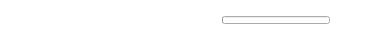
<?xml version="1.0" encoding="UTF-8"?>
<ui version="4.0">
 <class>RunningStatusListItem</class>
 <widget class="QWidget" name="RunningStatusListItem">
  <property name="geometry">
   <rect>
    <x>0</x>
    <y>0</y>
    <width>376</width>
    <height>40</height>
   </rect>
  </property>
  <property name="sizePolicy">
   <sizepolicy hsizetype="Minimum" vsizetype="Minimum">
    <horstretch>0</horstretch>
    <verstretch>0</verstretch>
   </sizepolicy>
  </property>
  <property name="minimumSize">
   <size>
    <width>0</width>
    <height>40</height>
   </size>
  </property>
  <property name="maximumSize">
   <size>
    <width>16777215</width>
    <height>40</height>
   </size>
  </property>
  <layout class="QGridLayout" name="gridLayout">
   <property name="leftMargin">
    <number>0</number>
   </property>
   <property name="topMargin">
    <number>0</number>
   </property>
   <property name="rightMargin">
    <number>0</number>
   </property>
   <property name="bottomMargin">
    <number>0</number>
   </property>
   <property name="spacing">
    <number>0</number>
   </property>
   <item row="0" column="0">
    <widget class="QWidget" name="itemWidget" native="true">
     <property name="sizePolicy">
      <sizepolicy hsizetype="Minimum" vsizetype="Minimum">
       <horstretch>0</horstretch>
       <verstretch>0</verstretch>
      </sizepolicy>
     </property>
     <property name="minimumSize">
      <size>
       <width>0</width>
       <height>40</height>
      </size>
     </property>
     <property name="maximumSize">
      <size>
       <width>16777215</width>
       <height>40</height>
      </size>
     </property>
     <property name="styleSheet">
      <string notr="true">QWidget#itemWidget{
background-color: white;
}</string>
     </property>
     <layout class="QHBoxLayout" name="horizontalLayout">
      <property name="spacing">
       <number>3</number>
      </property>
      <property name="leftMargin">
       <number>3</number>
      </property>
      <property name="topMargin">
       <number>3</number>
      </property>
      <property name="rightMargin">
       <number>3</number>
      </property>
      <property name="bottomMargin">
       <number>3</number>
      </property>
      <item>
       <widget class="QWidget" name="dummyWidget" native="true">
        <property name="minimumSize">
         <size>
          <width>25</width>
          <height>25</height>
         </size>
        </property>
        <property name="maximumSize">
         <size>
          <width>25</width>
          <height>25</height>
         </size>
        </property>
       </widget>
      </item>
      <item>
       <widget class="ProgressCircle" name="circleWidget" native="true">
        <property name="minimumSize">
         <size>
          <width>25</width>
          <height>25</height>
         </size>
        </property>
        <property name="maximumSize">
         <size>
          <width>25</width>
          <height>25</height>
         </size>
        </property>
       </widget>
      </item>
      <item>
       <widget class="QLabel" name="labelText">
        <property name="sizePolicy">
         <sizepolicy hsizetype="Minimum" vsizetype="Minimum">
          <horstretch>0</horstretch>
          <verstretch>0</verstretch>
         </sizepolicy>
        </property>
        <property name="minimumSize">
         <size>
          <width>160</width>
          <height>30</height>
         </size>
        </property>
        <property name="maximumSize">
         <size>
          <width>160</width>
          <height>30</height>
         </size>
        </property>
        <property name="text">
         <string/>
        </property>
        <property name="alignment">
         <set>Qt::AlignLeading|Qt::AlignLeft|Qt::AlignVCenter</set>
        </property>
       </widget>
      </item>
      <item>
       <widget class="CustomColorPrograssBar" name="progressBar">
        <property name="sizePolicy">
         <sizepolicy hsizetype="Minimum" vsizetype="Minimum">
          <horstretch>0</horstretch>
          <verstretch>0</verstretch>
         </sizepolicy>
        </property>
        <property name="minimumSize">
         <size>
          <width>0</width>
          <height>8</height>
         </size>
        </property>
        <property name="maximumSize">
         <size>
          <width>16777215</width>
          <height>8</height>
         </size>
        </property>
        <property name="styleSheet">
         <string notr="true"/>
        </property>
        <property name="alignment">
         <set>Qt::AlignCenter</set>
        </property>
        <property name="textVisible">
         <bool>false</bool>
        </property>
       </widget>
      </item>
      <item>
       <widget class="QLabel" name="labelPercent">
        <property name="minimumSize">
         <size>
          <width>40</width>
          <height>20</height>
         </size>
        </property>
        <property name="maximumSize">
         <size>
          <width>40</width>
          <height>20</height>
         </size>
        </property>
        <property name="text">
         <string/>
        </property>
        <property name="alignment">
         <set>Qt::AlignCenter</set>
        </property>
       </widget>
      </item>
     </layout>
    </widget>
   </item>
  </layout>
 </widget>
 <customwidgets>
  <customwidget>
   <class>CustomColorPrograssBar</class>
   <extends>QProgressBar</extends>
   <header>UIClass/CustomWidget/CustomColorPrograssBar.h</header>
  </customwidget>
  <customwidget>
   <class>ProgressCircle</class>
   <extends>QWidget</extends>
   <header>UIClass/CustomWidget/ProgressCircle.h</header>
   <container>1</container>
  </customwidget>
 </customwidgets>
 <resources/>
 <connections/>
</ui>
